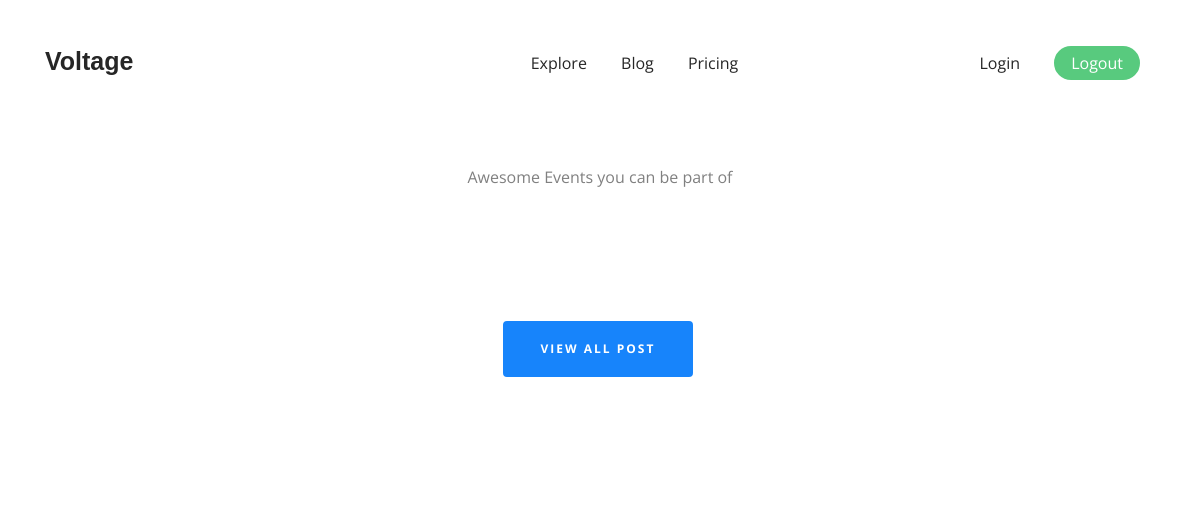
/events.php, run on an earlier commit of the app's database.
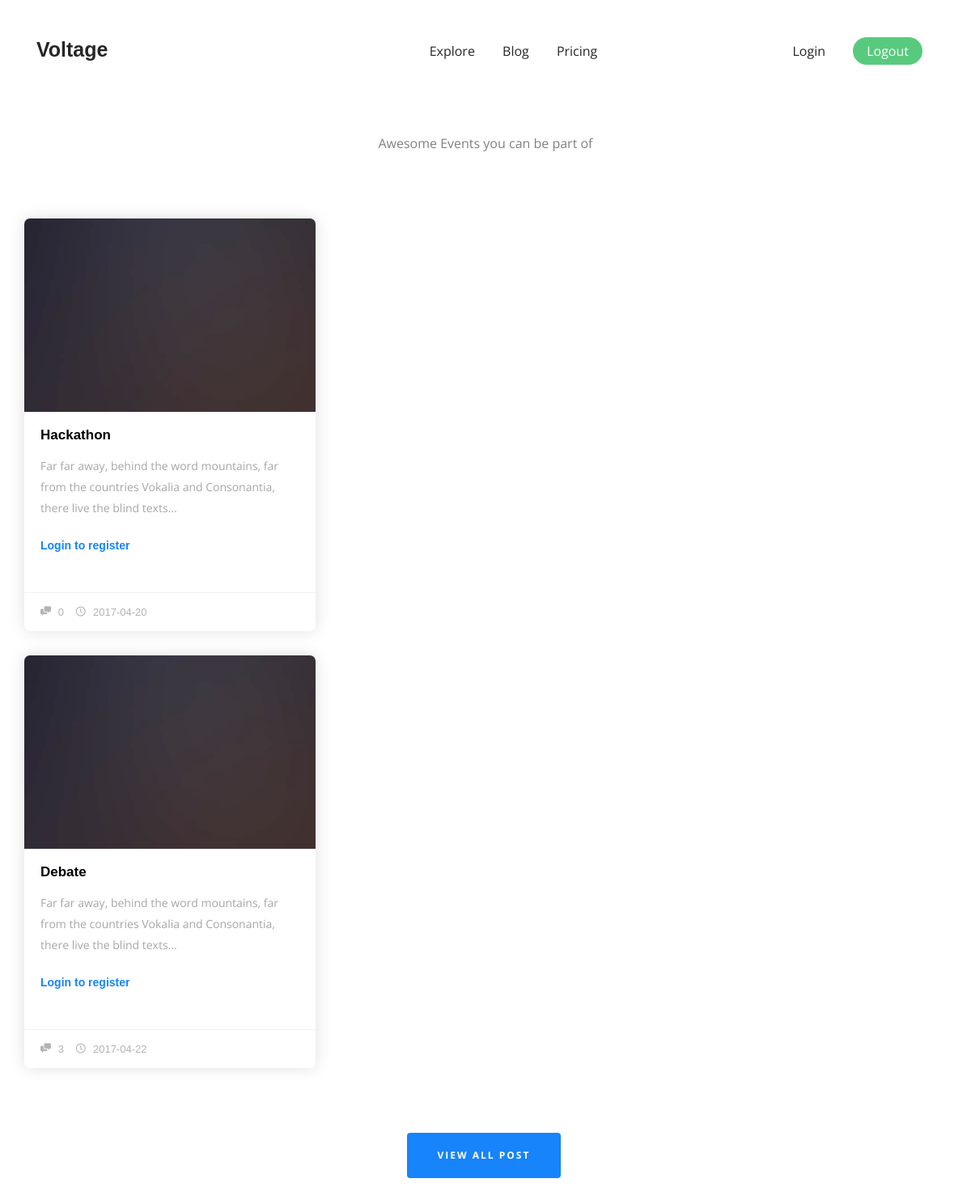
And on a later commit of the database.
### tables this page shows
CREATE TABLE `events` (
  `event_id` int(11) NOT NULL,
  `event_name` varchar(20) NOT NULL,
  `description` text NOT NULL,
  `date` date NOT NULL,
  `capacity` int(11) NOT NULL,
  `filled` int(11) NOT NULL
);

### events.php (the view, shortened to what this page needs)
<!DOCTYPE html>
 <html class="no-js">
	<head>
	<link rel="stylesheet" href="css/animate.css">
	<link rel="stylesheet" href="css/icomoon.css">
	<link rel="stylesheet" href="css/magnific-popup.css">
	<link rel="stylesheet" href="css/owl.carousel.min.css">
	<link rel="stylesheet" href="css/owl.theme.default.min.css">
	<link rel="stylesheet" href="css/bootstrap.css">
	<link rel="stylesheet" href="css/cards.css">
	</head>
	<body>
	<div id="fh5co-page">
		<nav class="fh5co-nav-style-1" role="navigation" data-offcanvass-position="fh5co-offcanvass-left">
			<div class="container">
				<div class="col-lg-3 col-md-3 col-sm-3 col-xs-12 fh5co-logo">
					<a href="#" style="color: #262626">Voltage</a>
				</div>
				<div class="col-lg-6 col-md-5 col-sm-5 text-center fh5co-link-wrap">
					<ul data-offcanvass="yes">
						<li class="active"><a href="#">Tour</a></li>
						<li><a href="#" style="color: #262626">Explore</a></li>
						<li><a href="#" style="color: #262626">Blog</a></li>
						<li><a href="#" style="color: #262626">Pricing</a></li>
					</ul>
				</div>
				<div class="col-lg-3 col-md-4 col-sm-4 text-right fh5co-link-wrap">
					<ul class="fh5co-special" data-offcanvass="yes">
						<li><a href="login-form/index.html" style="color: #262626">Login</a></li>
						<li><a href="login-form/register.php" class="call-to-action">Logout</a></li>
					</ul>
				</div>
			</div>
		</nav>
		<br><br>
		<div class="fh5co-blog-style-1">
			<div class="container">
				<div class="row p-b">
					<div class="col-md-6 col-md-offset-3 text-center">
						<p class="wow fadeInUp" data-wow-duration=".1s" data-wow-delay=".1s">Awesome Events you can be part of</p>
					</div>
				</div>
				<div class="row p-b">
					<div class="col-md-4 col-sm-6 col-xs-6 col-xxs-12">
					<?php
					include "functions/dataBaseConn.php";
					$get_event_sql = "SELECT *FROM events";
					$get_event_result = $conn->query($get_event_sql);
					while($row = $get_event_result->fetch_assoc())
					{
						?>
						<div class="fh5co-post wow fadeInLeft"  data-wow-duration="1s" data-wow-delay=".5s">
							<div class="fh5co-post-image">
								<div class="fh5co-overlay"></div>
								<img src="images/img_same_dimension_2.jpg" alt="Image" class="img-responsive">
							</div>
							<div class="fh5co-post-text">
								<h3><a href="#"><?php echo $row['event_name'] ?></a></h3>
								<p><?php echo $row['description'] ?></p><br>
								<p><h5><a href="#"><?php include "participation-check.php" ?></a></h5></p>
							</div>
							<div class="fh5co-post-meta">
								<a href="#"><i class="icon-chat"></i> <?php echo $row['filled'] ?></a>
								<a href="#"><i class="icon-clock2"></i> <?php echo $row['date'] ?></a>
							</div>
						</div>
						<?php
					}
					?>
					</div>
				</div>
				<div class="row">
					<div class="col-md-4 col-md-offset-4 text-center wow fadeInUp" data-wow-duration="1s" data-wow-delay="2s">
						<a href="#" class="btn btn-primary btn-lg">View All Post</a>
					</div>
				</div>
			</div>
		</div>
	</div>
	</body>
</html>

### participation-check.php (shortened to what this page needs)
<?php
	if(!isset($_SESSION['email']))
	{
		echo "Login to register";
	}
?>

### css/icomoon.css (style rules this page uses)
[class^="icon-"], [class*=" icon-"] { font-family: 'icomoon' !important; speak: none; font-style: normal; font-weight: normal; font-variant: normal; text-transform: none; line-height: 1; -webkit-font-smoothing: antialiased; -moz-osx-font-smoothing: grayscale; }
.icon-chat:before { content: "\e67c"; }
.icon-clock2:before { content: "\e014"; }

What changed in the data, as far as the page shows it:
added events: event_name "Hackathon", description "Far far away, behind the word mountains, far from the countries Vokalia and Consonantia, there live the blind texts...", filled "0", date "2017-04-20"
added events: event_name "Debate", description "Far far away, behind the word mountains, far from the countries Vokalia and Consonantia, there live the blind texts...", filled "3", date "2017-04-22"
